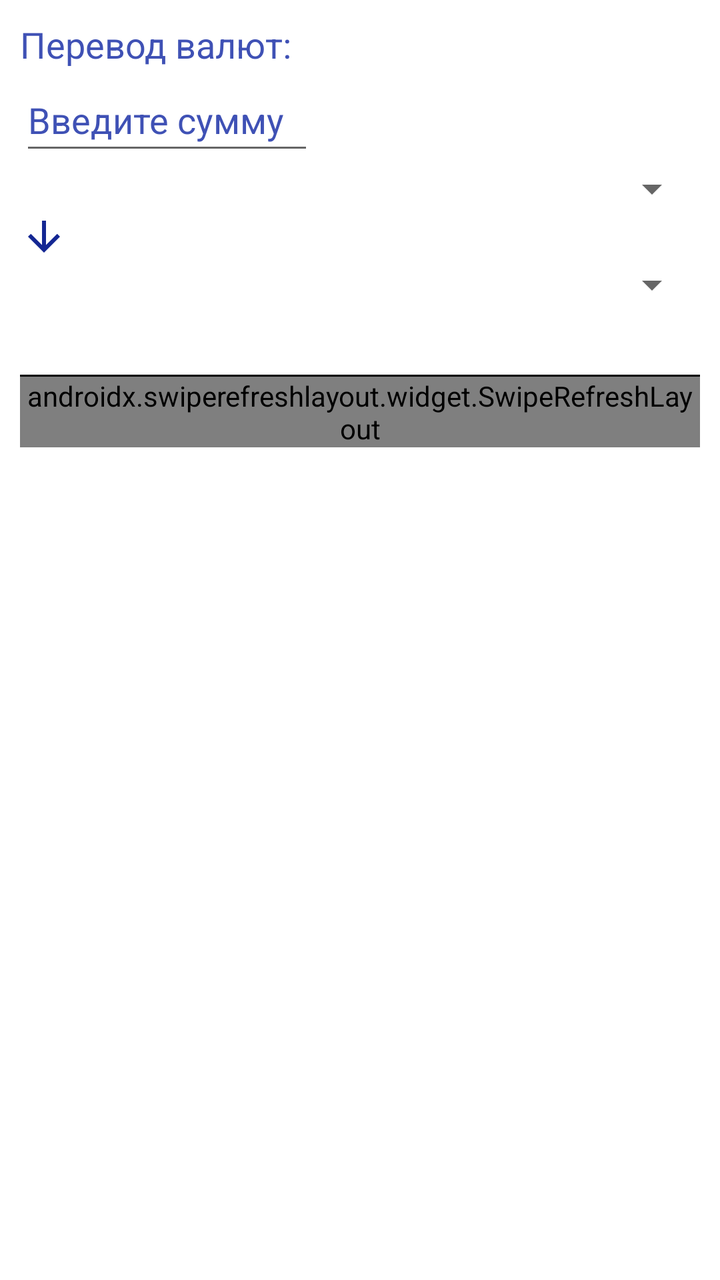
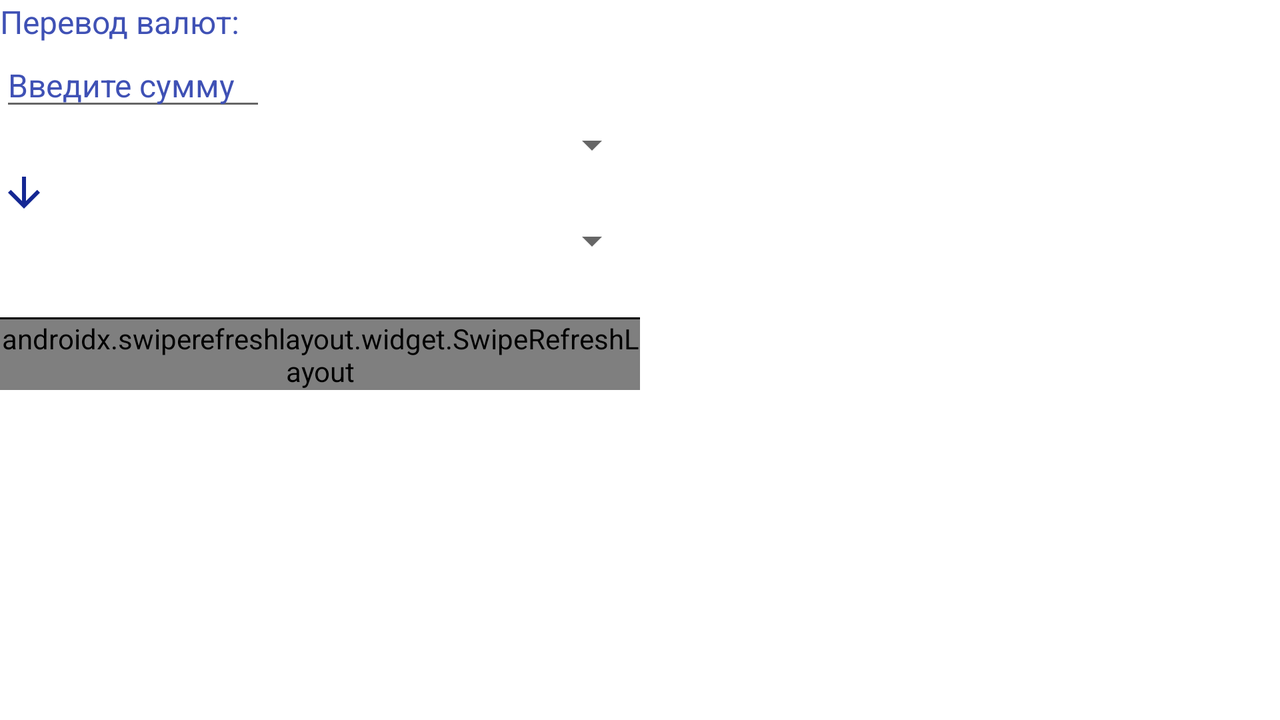

First picture: res/layout/ on a phone held upright. Second picture: the repository's own variant of that layout, on a device whose configuration matches the variant's folder. Source for both follows.
<!-- AndroidManifest.xml: application theme Theme.Currency -->
<!-- res/layout/activity_main.xml -->
<?xml version="1.0" encoding="utf-8"?>
<androidx.constraintlayout.widget.ConstraintLayout xmlns:android="http://schemas.android.com/apk/res/android"
    xmlns:tools="http://schemas.android.com/tools"
    android:layout_width="match_parent"
    android:layout_height="match_parent"
    tools:context=".presentation.MainActivity">

    <LinearLayout
        android:id="@+id/linlay"
        android:layout_width="match_parent"
        android:layout_height="match_parent"
        android:layout_margin="10dp"
        android:orientation="vertical">

        <TextView
            android:layout_width="wrap_content"
            android:layout_height="wrap_content"
            android:text="@string/currency_exchange"
            android:textColor="@color/main_200"
            android:textSize="18sp" />

        <EditText
            android:id="@+id/txtEnter"
            android:layout_width="wrap_content"
            android:layout_height="wrap_content"
            android:autofillHints="1"
            android:ems="7"
            android:hint="@string/enter_sum"
            android:inputType="numberDecimal"
            android:minHeight="48dp"

            android:textColor="@color/main_200"
            android:textColorHint="@color/main_200" />

        <Spinner
            android:id="@+id/spinner1"
            android:layout_width="match_parent"
            android:layout_height="wrap_content" />

        <ImageView
            android:layout_width="wrap_content"
            android:layout_height="wrap_content"
            android:contentDescription="@string/is_favorite"
            android:src="@drawable/arrow_downward" />

        <Spinner
            android:id="@+id/spinner2"
            android:layout_width="match_parent"
            android:layout_height="wrap_content" />


        <TextView
            android:id="@+id/txtCurr"
            android:layout_width="wrap_content"
            android:layout_height="wrap_content"
            android:text=""
            android:textColor="@color/main_200"
            android:textSize="20sp" />

        <Space
            android:layout_width="wrap_content"
            android:layout_height="6dp" />

        <View
            android:layout_width="match_parent"
            android:layout_height="1dp"
            android:background="@color/line_color" />

        <androidx.swiperefreshlayout.widget.SwipeRefreshLayout
            android:id="@+id/pullToRefresh"
            android:layout_width="match_parent"
            android:layout_height="wrap_content">

            <androidx.recyclerview.widget.RecyclerView
                android:id="@+id/rv_curr_list"
                android:layout_width="match_parent"
                android:layout_height="match_parent"
                android:contentDescription="@string/rv_curr_list" />

        </androidx.swiperefreshlayout.widget.SwipeRefreshLayout>

    </LinearLayout>

</androidx.constraintlayout.widget.ConstraintLayout>
<!-- resources referenced by this layout -->
<resources>
  <color name="line_color">#000000</color>
  <color name="main_200">#3F51B5</color>
  <!-- drawable arrow_downward (drawable) -->
  <vector xmlns:android="http://schemas.android.com/apk/res/android"
      android:width="24dp"
      android:height="24dp"
      android:autoMirrored="true"
      android:tint="#142793"
      android:viewportWidth="24"
      android:viewportHeight="24">
      <path
          android:fillColor="@android:color/white"
          android:pathData="M20,12l-1.41,-1.41L13,16.17V4h-2v12.17l-5.58,-5.59L4,12l8,8 8,-8z" />
  </vector>
  <string name="currency_exchange">Перевод валют:</string>
  <string name="enter_sum">Введите сумму</string>
  <string name="is_favorite">Избранное</string>
  <string name="rv_curr_list">Currency list</string>
  <style name="Theme.Currency" parent="Theme.MaterialComponents.DayNight.NoActionBar">
          
          <item name="colorPrimary">@color/main_500</item>
          <item name="colorPrimaryVariant">@color/main_700</item>
          <item name="colorOnPrimary">@color/white</item>
          
          <item name="colorSecondary">@color/teal_200</item>
          <item name="colorSecondaryVariant">@color/teal_700</item>
          <item name="colorOnSecondary">@color/black</item>
          
          <item name="android:statusBarColor" tools:targetApi="l">?attr/colorPrimaryVariant</item>
          
      </style>
  <color name="main_500">#142793</color>
  <color name="main_700">#040F49</color>
  <color name="white">#FFFFFFFF</color>
  <color name="teal_200">#FF03DAC5</color>
  <color name="teal_700">#FF018786</color>
  <color name="black">#FF000000</color>
</resources>
<!-- res/layout-land/activity_main.xml (the repository's variant of the layout above) -->
<!-- drawn on the phone turned sideways -->
<?xml version="1.0" encoding="utf-8"?>
<androidx.constraintlayout.widget.ConstraintLayout xmlns:android="http://schemas.android.com/apk/res/android"
    xmlns:app="http://schemas.android.com/apk/res-auto"
    xmlns:tools="http://schemas.android.com/tools"
    android:layout_width="match_parent"
    android:layout_height="match_parent"
    tools:context=".presentation.MainActivity">

    <LinearLayout
        android:id="@+id/linlay"
        android:layout_width="0dp"
        android:layout_height="0dp"
        android:orientation="vertical"
        app:layout_constraintBottom_toBottomOf="parent"
        app:layout_constraintEnd_toEndOf="@id/guideline"
        app:layout_constraintStart_toStartOf="parent"
        app:layout_constraintTop_toTopOf="parent">

        <TextView
            android:layout_width="wrap_content"
            android:layout_height="wrap_content"
            android:text="@string/currency_exchange"
            android:textColor="@color/main_200"
            android:textSize="16sp" />

        <EditText
            android:id="@+id/txtEnter"
            android:layout_width="wrap_content"
            android:layout_height="wrap_content"
            android:autofillHints="1"
            android:ems="7"
            android:hint="@string/enter_sum"
            android:inputType="numberDecimal"
            android:textColor="@color/main_200"
            android:textColorHint="@color/main_200"
            android:textSize="16sp" />

        <Spinner
            android:id="@+id/spinner1"
            android:layout_width="match_parent"
            android:layout_height="wrap_content" />

        <ImageView
            android:layout_width="wrap_content"
            android:layout_height="wrap_content"
            android:contentDescription="@string/is_favorite"
            android:src="@drawable/arrow_downward" />

        <Spinner
            android:id="@+id/spinner2"
            android:layout_width="match_parent"
            android:layout_height="wrap_content" />


        <TextView
            android:id="@+id/txtCurr"
            android:layout_width="wrap_content"
            android:layout_height="wrap_content"
            android:text=""
            android:textColor="@color/main_200"
            android:textSize="15sp" />

        <Space
            android:layout_width="wrap_content"
            android:layout_height="6dp" />

        <View
            android:layout_width="match_parent"
            android:layout_height="1dp"
            android:background="@color/line_color" />

        <androidx.swiperefreshlayout.widget.SwipeRefreshLayout
            android:id="@+id/pullToRefresh"
            android:layout_width="match_parent"
            android:layout_height="wrap_content">

            <androidx.recyclerview.widget.RecyclerView
                android:id="@+id/rv_curr_list"
                android:layout_width="match_parent"
                android:layout_height="match_parent"
                android:contentDescription="@string/rv_curr_list" />

        </androidx.swiperefreshlayout.widget.SwipeRefreshLayout>

    </LinearLayout>

    <androidx.constraintlayout.widget.Guideline
        android:id="@+id/guideline"
        android:layout_width="wrap_content"
        android:layout_height="wrap_content"
        android:orientation="vertical"
        app:layout_constraintGuide_percent="0.5" />

    <androidx.fragment.app.FragmentContainerView
        android:id="@+id/curr_item_container"
        android:layout_width="0dp"
        android:layout_height="match_parent"
        app:layout_constraintEnd_toEndOf="parent"
        app:layout_constraintStart_toStartOf="@id/guideline" />


</androidx.constraintlayout.widget.ConstraintLayout>
